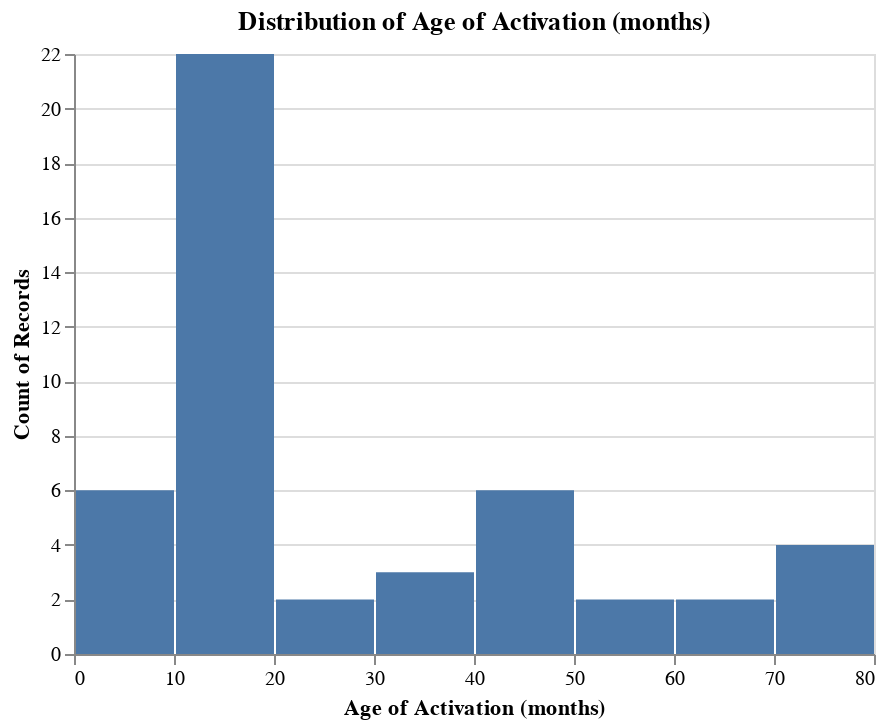

This figure's notebook cell:
### Markdown cell above
### All data visualization:

### Code cell
# histogram of age of activation:
ah.histogram(alldf, 'Age of Activation (months)', output_directory)

### Figure 1 — Vega-Lite specification as saved in the notebook (floating-point values rounded to 4 significant figures)
{"config": {"view": {"continuousWidth": 400, "continuousHeight": 300}}, "data": {"name": "data-e79883c3cc5a85af8550aee26305b28b"}, "mark": "bar", "encoding": {"x": {"type": "quantitative", "bin": true, "field": "Age of Activation (months)", "title": "Age of Activation (months)"}, "y": {"type": "quantitative", "aggregate": "count"}}, "title": "Distribution of Age of Activation (months)", "$schema": "https://vega.github.io/schema/vega-lite/v4.8.1.json", "datasets": {"data-e79883c3cc5a85af8550aee26305b28b": [{"ID": "942", "Group": "CI", "Condition": "Related", "Mean Amplitude": -15.61, "Age (months)": 56, "Time in Sound (months)": 43, "Age of Activation (months)": 13.0, "Region": "Frontal"}, {"ID": "959", "Group": "CI", "Condition": "Related", "Mean Amplitude": -8.93, "Age (months)": 57, "Time in Sound (months)": 17, "Age of Activation (months)": 40.0, "Region": "Frontal"}, {"ID": "925", "Group": "CI", "Condition": "Related", "Mean Amplitude": -12.59, "Age (months)": 58, "Time in Sound (months)": 52, "Age of Activation (months)": 6.0, "Region": "Frontal"}, {"ID": "956", "Group": "CI", "Condition": "Related", "Mean Amplitude": -7.367, "Age (months)": 58, "Time in Sound (months)": 5, "Age of Activation (months)": 53.0, "Region": "Frontal"}, {"ID": "955", "Group": "CI", "Condition": "Related", "Mean Amplitude": -2.817, "Age (months)": 61, "Time in Sound (months)": 49, "Age of Activation (months)": 12.0, "Region": "Frontal"}, {"ID": "904", "Group": "CI", "Condition": "Related", "Mean Amplitude": -19.84, "Age (months)": 67, "Time in Sound (months)": 54, "Age of Activation (months)": 13.0, "Region": "Frontal"}, {"ID": "911", "Group": "CI", "Condition": "Related", "Mean Amplitude": -16.24, "Age (months)": 67, "Time in Sound (months)": 54, "Age of Activation (months)": 13.0, "Region": "Frontal"}, {"ID": "919", "Group": "CI", "Condition": "Related", "Mean Amplitude": -14.0, "Age (months)": 74, "Time in Sound (months)": 67, "Age of Activation (months)": 7.0, "Region": "Frontal"}, {"ID": "945", "Group": "CI", "Condition": "Related", "Mean Amplitude": -8.855, "Age (months)": 77, "Time in Sound (months)": 56, "Age of Activation (months)": 21.0, "Region": "Frontal"}, {"ID": "961", "Group": "CI", "Condition": "Related", "Mean Amplitude": -3.653, "Age (months)": 77, "Time in Sound (months)": 63, "Age of Activation (months)": 14.0, "Region": "Frontal"}, {"ID": "903", "Group": "CI", "Condition": "Related", "Mean Amplitude": -20.12, "Age (months)": 82, "Time in Sound (months)": 72, "Age of Activation (months)": 10.0, "Region": "Frontal"}, {"ID": "936", "Group": "CI", "Condition": "Related", "Mean Amplitude": 2.601, "Age (months)": 86, "Time in Sound (months)": 71, "Age of Activation (months)": 15.0, "Region": "Frontal"}, {"ID": "901", "Group": "CI", "Condition": "Related", "Mean Amplitude": -28.02, "Age (months)": 86, "Time in Sound (months)": 68, "Age of Activation (months)": 18.0, "Region": "Frontal"}, {"ID": "923", "Group": "CI", "Condition": "Related", "Mean Amplitude": -8.112, "Age (months)": 87, "Time in Sound (months)": 56, "Age of Activation (months)": 31.0, "Region": "Frontal"}, {"ID": "924", "Group": "CI", "Condition": "Related", "Mean Amplitude": -7.386, "Age (months)": 87, "Time in Sound (months)": 74, "Age of Activation (months)": 13.0, "Region": "Frontal"}, {"ID": "934", "Group": "CI", "Condition": "Related", "Mean Amplitude": -6.924, "Age (months)": 89, "Time in Sound (months)": 80, "Age of Activation (months)": 9.0, "Region": "Frontal"}, {"ID": "951", "Group": "CI", "Condition": "Related", "Mean Amplitude": -20.02, "Age (months)": 89, "Time in Sound (months)": 49, "Age of Activation (months)": 40.0, "Region": "Frontal"}, {"ID": "913", "Group": "CI", "Condition": "Related", "Mean Amplitude": -14.82, "Age (months)": 100, "Time in Sound (months)": 86, "Age of Activation (months)": 14.0, "Region": "Frontal"}, {"ID": "910", "Group": "CI", "Condition": "Related", "Mean Amplitude": -24.73, "Age (months)": 102, "Time in Sound (months)": 87, "Age of Activation (months)": 15.0, "Region": "Frontal"}, {"ID": "941", "Group": "CI", "Condition": "Related", "Mean Amplitude": -21.5, "Age (months)": 106, "Time in Sound (months)": 35, "Age of Activation (months)": 71.0, "Region": "Frontal"}, {"ID": "947", "Group": "CI", "Condition": "Related", "Mean Amplitude": -6.167, "Age (months)": 106, "Time in Sound (months)": 27, "Age of Activation (months)": 79.0, "Region": "Frontal"}, {"ID": "935", "Group": "CI", "Condition": "Related", "Mean Amplitude": -13.32, "Age (months)": 122, "Time in Sound (months)": 80, "Age of Activation (months)": 42.0, "Region": "Frontal"}, {"ID": "937", "Group": "CI", "Condition": "Related", "Mean Amplitude": -14.51, "Age (months)": 122, "Time in Sound (months)": 55, "Age of Activation (months)": 67.0, "Region": "Frontal"}, {"ID": "857", "Group": "HG", "Condition": "Related", "Mean Amplitude": -13.35, "Age (months)": 33, "Time in Sound (months)": 33, "Age of Activation (months)": null, "Region": "Frontal"}, {"ID": "847", "Group": "HG", "Condition": "Related", "Mean Amplitude": -3.141, "Age (months)": 43, "Time in Sound (months)": 43, "Age of Activation (months)": null, "Region": "Frontal"}, {"ID": "858", "Group": "HG", "Condition": "Related", "Mean Amplitude": -6.38, "Age (months)": 51, "Time in Sound (months)": 51, "Age of Activation (months)": null, "Region": "Frontal"}, {"ID": "859", "Group": "HG", "Condition": "Related", "Mean Amplitude": -7.24, "Age (months)": 52, "Time in Sound (months)": 52, "Age of Activation (months)": null, "Region": "Frontal"}, {"ID": "841", "Group": "HG", "Condition": "Related", "Mean Amplitude": -18.55, "Age (months)": 56, "Time in Sound (months)": 56, "Age of Activation (months)": null, "Region": "Frontal"}, {"ID": "836", "Group": "HG", "Condition": "Related", "Mean Amplitude": -16.37, "Age (months)": 59, "Time in Sound (months)": 59, "Age of Activation (months)": null, "Region": "Frontal"}, {"ID": "846", "Group": "HG", "Condition": "Related", "Mean Amplitude": -20.0, "Age (months)": 68, "Time in Sound (months)": 68, "Age of Activation (months)": null, "Region": "Frontal"}, {"ID": "N4C01", "Group": "HG", "Condition": "Related", "Mean Amplitude": -4.009, "Age (months)": 61, "Time in Sound (months)": 61, "Age of Activation (months)": null, "Region": "Frontal"}, {"ID": "842", "Group": "HG", "Condition": "Related", "Mean Amplitude": -15.07, "Age (months)": 67, "Time in Sound (months)": 67, "Age of Activation (months)": null, "Region": "Frontal"}, {"ID": "848", "Group": "HG", "Condition": "Related", "Mean Amplitude": -13.68, "Age (months)": 74, "Time in Sound (months)": 74, "Age of Activation (months)": null, "Region": "Frontal"}, {"ID": "N4C10", "Group": "HG", "Condition": "Related", "Mean Amplitude": -6.016, "Age (months)": 82, "Time in Sound (months)": 82, "Age of Activation (months)": null, "Region": "Frontal"}, {"ID": "N4C13", "Group": "HG", "Condition": "Related", "Mean Amplitude": -28.01, "Age (months)": 85, "Time in Sound (months)": 85, "Age of Activation (months)": null, "Region": "Frontal"}, {"ID": "809", "Group": "HG", "Condition": "Related", "Mean Amplitude": -18.31, "Age (months)": 99, "Time in Sound (months)": 99, "Age of Activation (months)": null, "Region": "Frontal"}, {"ID": "N4C09", "Group": "HG", "Condition": "Related", "Mean Amplitude": -14.53, "Age (months)": 99, "Time in Sound (months)": 99, "Age of Activation (months)": null, "Region": "Frontal"}, {"ID": "850", "Group": "HG", "Condition": "Related", "Mean Amplitude": -15.11, "Age (months)": 124, "Time in Sound (months)": 124, "Age of Activation (months)": null, "Region": "Frontal"}, {"ID": "801", "Group": "HG", "Condition": "Related", "Mean Amplitude": -13.3, "Age (months)": 127, "Time in Sound (months)": 127, "Age of Activation (months)": null, "Region": "Frontal"}, {"ID": "803", "Group": "HG", "Condition": "Related", "Mean Amplitude": -11.74, "Age (months)": 128, "Time in Sound (months)": 128, "Age of Activation (months)": null, "Region": "Frontal"}, {"ID": "942", "Group": "CI", "Condition": "Unrelated", "Mean Amplitude": -19.68, "Age (months)": 56, "Time in Sound (months)": 43, "Age of Activation (months)": 13.0, "Region": "Frontal"}, {"ID": "959", "Group": "CI", "Condition": "Unrelated", "Mean Amplitude": -15.05, "Age (months)": 57, "Time in Sound (months)": 17, "Age of Activation (months)": 40.0, "Region": "Frontal"}, {"ID": "925", "Group": "CI", "Condition": "Unrelated", "Mean Amplitude": -15.04, "Age (months)": 58, "Time in Sound (months)": 52, "Age of Activation (months)": 6.0, "Region": "Frontal"}, {"ID": "956", "Group": "CI", "Condition": "Unrelated", "Mean Amplitude": -20.8, "Age (months)": 58, "Time in Sound (months)": 5, "Age of Activation (months)": 53.0, "Region": "Frontal"}, {"ID": "955", "Group": "CI", "Condition": "Unrelated", "Mean Amplitude": -2.808, "Age (months)": 61, "Time in Sound (months)": 49, "Age of Activation (months)": 12.0, "Region": "Frontal"}, {"ID": "904", "Group": "CI", "Condition": "Unrelated", "Mean Amplitude": -20.64, "Age (months)": 67, "Time in Sound (months)": 54, "Age of Activation (months)": 13.0, "Region": "Frontal"}, {"ID": "911", "Group": "CI", "Condition": "Unrelated", "Mean Amplitude": -17.36, "Age (months)": 67, "Time in Sound (months)": 54, "Age of Activation (months)": 13.0, "Region": "Frontal"}, {"ID": "919", "Group": "CI", "Condition": "Unrelated", "Mean Amplitude": -15.46, "Age (months)": 74, "Time in Sound (months)": 67, "Age of Activation (months)": 7.0, "Region": "Frontal"}, {"ID": "945", "Group": "CI", "Condition": "Unrelated", "Mean Amplitude": -16.92, "Age (months)": 77, "Time in Sound (months)": 56, "Age of Activation (months)": 21.0, "Region": "Frontal"}, {"ID": "961", "Group": "CI", "Condition": "Unrelated", "Mean Amplitude": -19.6, "Age (months)": 77, "Time in Sound (months)": 63, "Age of Activation (months)": 14.0, "Region": "Frontal"}, {"ID": "903", "Group": "CI", "Condition": "Unrelated", "Mean Amplitude": -24.76, "Age (months)": 82, "Time in Sound (months)": 72, "Age of Activation (months)": 10.0, "Region": "Frontal"}, {"ID": "921", "Group": "CI", "Condition": "Unrelated", "Mean Amplitude": -33.19, "Age (months)": 82, "Time in Sound (months)": 46, "Age of Activation (months)": 36.0, "Region": "Frontal"}, {"ID": "936", "Group": "CI", "Condition": "Unrelated", "Mean Amplitude": -6.697, "Age (months)": 86, "Time in Sound (months)": 71, "Age of Activation (months)": 15.0, "Region": "Frontal"}, {"ID": "901", "Group": "CI", "Condition": "Unrelated", "Mean Amplitude": -3.359, "Age (months)": 86, "Time in Sound (months)": 68, "Age of Activation (months)": 18.0, "Region": "Frontal"}, {"ID": "923", "Group": "CI", "Condition": "Unrelated", "Mean Amplitude": -22.51, "Age (months)": 87, "Time in Sound (months)": 56, "Age of Activation (months)": 31.0, "Region": "Frontal"}, {"ID": "924", "Group": "CI", "Condition": "Unrelated", "Mean Amplitude": -18.95, "Age (months)": 87, "Time in Sound (months)": 74, "Age of Activation (months)": 13.0, "Region": "Frontal"}, {"ID": "934", "Group": "CI", "Condition": "Unrelated", "Mean Amplitude": -14.02, "Age (months)": 89, "Time in Sound (months)": 80, "Age of Activation (months)": 9.0, "Region": "Frontal"}, {"ID": "951", "Group": "CI", "Condition": "Unrelated", "Mean Amplitude": -19.7, "Age (months)": 89, "Time in Sound (months)": 49, "Age of Activation (months)": 40.0, "Region": "Frontal"}, {"ID": "913", "Group": "CI", "Condition": "Unrelated", "Mean Amplitude": -15.58, "Age (months)": 100, "Time in Sound (months)": 86, "Age of Activation (months)": 14.0, "Region": "Frontal"}, {"ID": "910", "Group": "CI", "Condition": "Unrelated", "Mean Amplitude": -35.34, "Age (months)": 102, "Time in Sound (months)": 87, "Age of Activation (months)": 15.0, "Region": "Frontal"}, {"ID": "941", "Group": "CI", "Condition": "Unrelated", "Mean Amplitude": -19.01, "Age (months)": 106, "Time in Sound (months)": 35, "Age of Activation (months)": 71.0, "Region": "Frontal"}, {"ID": "947", "Group": "CI", "Condition": "Unrelated", "Mean Amplitude": -19.22, "Age (months)": 106, "Time in Sound (months)": 27, "Age of Activation (months)": 79.0, "Region": "Frontal"}, {"ID": "935", "Group": "CI", "Condition": "Unrelated", "Mean Amplitude": -16.62, "Age (months)": 122, "Time in Sound (months)": 80, "Age of Activation (months)": 42.0, "Region": "Frontal"}, {"ID": "937", "Group": "CI", "Condition": "Unrelated", "Mean Amplitude": -27.73, "Age (months)": 122, "Time in Sound (months)": 55, "Age of Activation (months)": 67.0, "Region": "Frontal"}, {"ID": "857", "Group": "HG", "Condition": "Unrelated", "Mean Amplitude": -8.053, "Age (months)": 33, "Time in Sound (months)": 33, "Age of Activation (months)": null, "Region": "Frontal"}, {"ID": "847", "Group": "HG", "Condition": "Unrelated", "Mean Amplitude": -2.966, "Age (months)": 43, "Time in Sound (months)": 43, "Age of Activation (months)": null, "Region": "Frontal"}, {"ID": "858", "Group": "HG", "Condition": "Unrelated", "Mean Amplitude": -18.59, "Age (months)": 51, "Time in Sound (months)": 51, "Age of Activation (months)": null, "Region": "Frontal"}, {"ID": "859", "Group": "HG", "Condition": "Unrelated", "Mean Amplitude": -7.7, "Age (months)": 52, "Time in Sound (months)": 52, "Age of Activation (months)": null, "Region": "Frontal"}, {"ID": "841", "Group": "HG", "Condition": "Unrelated", "Mean Amplitude": -28.02, "Age (months)": 56, "Time in Sound (months)": 56, "Age of Activation (months)": null, "Region": "Frontal"}, {"ID": "836", "Group": "HG", "Condition": "Unrelated", "Mean Amplitude": -8.181, "Age (months)": 59, "Time in Sound (months)": 59, "Age of Activation (months)": null, "Region": "Frontal"}, {"ID": "846", "Group": "HG", "Condition": "Unrelated", "Mean Amplitude": -27.16, "Age (months)": 68, "Time in Sound (months)": 68, "Age of Activation (months)": null, "Region": "Frontal"}, {"ID": "N4C01", "Group": "HG", "Condition": "Unrelated", "Mean Amplitude": -17.46, "Age (months)": 61, "Time in Sound (months)": 61, "Age of Activation (months)": null, "Region": "Frontal"}, {"ID": "842", "Group": "HG", "Condition": "Unrelated", "Mean Amplitude": -18.28, "Age (months)": 67, "Time in Sound (months)": 67, "Age of Activation (months)": null, "Region": "Frontal"}, {"ID": "848", "Group": "HG", "Condition": "Unrelated", "Mean Amplitude": -15.1, "Age (months)": 74, "Time in Sound (months)": 74, "Age of Activation (months)": null, "Region": "Frontal"}, {"ID": "N4C10", "Group": "HG", "Condition": "Unrelated", "Mean Amplitude": -9.489, "Age (months)": 82, "Time in Sound (months)": 82, "Age of Activation (months)": null, "Region": "Frontal"}, {"ID": "N4C13", "Group": "HG", "Condition": "Unrelated", "Mean Amplitude": -25.55, "Age (months)": 85, "Time in Sound (months)": 85, "Age of Activation (months)": null, "Region": "Frontal"}, {"ID": "809", "Group": "HG", "Condition": "Unrelated", "Mean Amplitude": -13.55, "Age (months)": 99, "Time in Sound (months)": 99, "Age of Activation (months)": null, "Region": "Frontal"}, {"ID": "N4C09", "Group": "HG", "Condition": "Unrelated", "Mean Amplitude": -11.51, "Age (months)": 99, "Time in Sound (months)": 99, "Age of Activation (months)": null, "Region": "Frontal"}, {"ID": "850", "Group": "HG", "Condition": "Unrelated", "Mean Amplitude": -22.29, "Age (months)": 124, "Time in Sound (months)": 124, "Age of Activation (months)": null, "Region": "Frontal"}, {"ID": "801", "Group": "HG", "Condition": "Unrelated", "Mean Amplitude": -24.32, "Age (months)": 127, "Time in Sound (months)": 127, "Age of Activation (months)": null, "Region": "Frontal"}, {"ID": "803", "Group": "HG", "Condition": "Unrelated", "Mean Amplitude": -15.16, "Age (months)": 128, "Time in Sound (months)": 128, "Age of Activation (months)": null, "Region": "Frontal"}]}}
